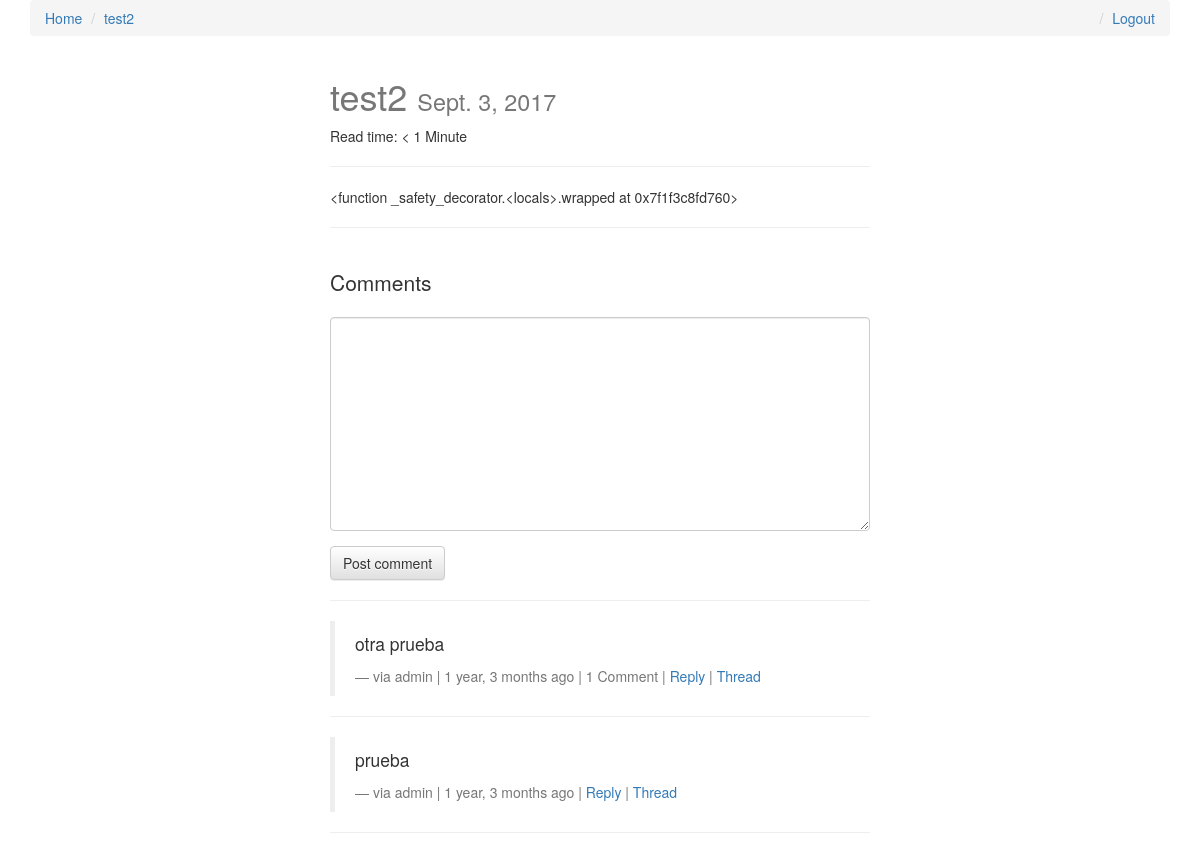
The app's page /test2/ (signed in) with its own data.
### posts/models.py (models this page shows, shortened)
class Post(models.Model):
    user = models.ForeignKey(settings.AUTH_USER_MODEL, default=1)
    title = models.CharField(max_length=120)
    slug = models.SlugField(unique=True)
    image = models.ImageField(upload_to=upload_location,
            null=True,
            blank=True,
            width_field="width_field",
            height_field="height_field")
    height_field = models.IntegerField(default=0)
    width_field = models.IntegerField(default=0)
    content = models.TextField()
    draft = models.BooleanField(default=False)
    publish = models.DateField(auto_now=False, auto_now_add=False)
    read_time =  models.IntegerField(default=0) # models.TimeField(null=True, blank=True) #assume minutes
    updated = models.DateTimeField(auto_now=True, auto_now_add=False)
    timestamp = models.DateTimeField(auto_now=False, auto_now_add=True)
    objects = PostManager()
    def get_absolute_url(self):
        return reverse("posts:detail", kwargs={"slug": self.slug})
    class Meta:
        ordering = ["-timestamp", "-updated"]
    def get_markdown(self):
        content = self.content
        markdown_text = markdown(content)
        return mark_safe(markdown_text)
    @property
    def comments(self):
        instance = self
        qs = Comment.objects.filter_by_instance(instance)
        return qs
    @property
    def get_content_type(self):
        instance = self
        content_type = ContentType.objects.get_for_model(instance.__class__)
        return content_type

### comments/models.py (models this page shows, shortened)
class Comment(models.Model):
    user        = models.ForeignKey(settings.AUTH_USER_MODEL, default=1)
    content_type = models.ForeignKey(ContentType, on_delete=models.CASCADE)
    object_id = models.PositiveIntegerField()
    content_object = GenericForeignKey('content_type', 'object_id')
    parent      = models.ForeignKey("self", null=True, blank=True)
    content     = models.TextField()
    timestamp   = models.DateTimeField(auto_now_add=True)
    objects = CommentManager()
    class Meta:
        ordering = ['-timestamp']
    def get_absolute_url(self):
        return reverse("comments:thread", kwargs={"id": self.id})
    def children(self): #replies
        return Comment.objects.filter(parent=self)

### posts/views.py (the view, shortened to what this page needs)
# urls.py: url(r'^(?P<slug>[\w-]+)/$', post_detail, name='detail'),
def post_detail(request, slug=None):
	instance = get_object_or_404(Post, slug=slug)
	if instance.publish > timezone.now().date() or instance.draft:
		if not request.user.is_staff or not request.user.is_superuser:
			raise Http404
	share_string = quote_plus(instance.content)
	initial_data = {
			"content_type": instance.get_content_type,
			"object_id": instance.id
	}
	form = CommentForm(request.POST or None, initial=initial_data)
	comments = instance.comments
	context = {
		"title": instance.title,
		"instance": instance,
		"share_string": share_string,
		"comments": comments,
		"comment_form":form,
	}
	return render(request, "post_detail.html", context)

### comments/forms.py
class CommentForm(forms.Form):
    content_type = forms.CharField(widget=forms.HiddenInput)
    object_id = forms.IntegerField(widget=forms.HiddenInput)
    content = forms.CharField(label='', widget=forms.Textarea)

### comments/models.py (called while the page is built)
    def filter_by_instance(self, instance):
        content_type = ContentType.objects.get_for_model(instance.__class__)
        obj_id = instance.id
        qs = super(CommentManager, self).filter(content_type=content_type, object_id= obj_id).filter(parent=None)
        return qs

### posts/templatetags/urlify.py (called while the page is built)
@register.filter
def urlify(value):
    return quote_plus(value)

### templates/post_detail.html (shortened to what this page needs)
{% extends "base.html" %}
{% load urlify %}
{% load crispy_forms_tags %}
 {% block post_detail_link %}
  <li><a href='{{ instance.get_absolute_url }}'>{{ instance.title }}</a></li>
  {% endblock %}
{% block content %}
<div class='col-sm-6 col-sm-offset-3'>
<h1>{{ title }} <small>{% if instance.draft %}<span style='color:red;'>Draft</span> {% endif %}{{ instance.publish }}</small></h1>
<p>Read time: {% if instance.read_time <= 1 %} < 1 Minute {% else %}{{ instance.read_time }} minutes {% endif %}</p>
<p><div class="fb-like" data-href="{{ request.build_absolute_uri }}" data-layout="button_count" data-action="like" data-show-faces="true" data-share="true"></div>
<hr/>
</p>
<div class='row'>
<div class='col-sm-12 '>
   <div class='post-detail-item'>{{ instance.get_markdown }}</div>
    <hr/>
    <br/>
    <div>
        <p class='lead'>Comments</p>
        {% if request.user.is_authenticated %}
        <form method="POST" action="."> {% csrf_token %}
            {{ comment_form|crispy }}
            <input type='submit' value='Post comment' class='btn btn-default'>
        </form>
        {% else %}
        <p>You must login to comment </p>
        {% endif %}
        <hr/>
        {% for comment in comments %}
        <blockquote>
          <p>{{ comment.content }}</p>
          <footer>via {{ comment.user }} | {{ comment.timestamp|timesince }} ago | {% if comment.children.count > 0 %}{{ comment.children.count }} Comment{% if comment.children.count > 1 %}s{% endif %} | {% endif %} <a class='comment-reply-btn' href='#'>Reply</a> | <a class='' href='{{ comment.get_absolute_url }}'>Thread</a></footer>
        </blockquote>
        <hr/>
        {% endfor %}
    </div>
</div>
</div>
</div>
{% endblock content %}

### static/css/base.css (style rules this page uses)
h1 { color: #777777; }

### records on screen
Post: title "test2", publish "Sept. 3, 2017", get_markdown "<function _safety_decorator.<locals>.wrapped at 0x7f1f3c8fd760>"
Comment: content "otra prueba", user "admin", timestamp "1 year, 3 months", children.count "1"
Comment: content "prueba", user "admin", timestamp "1 year, 3 months"
